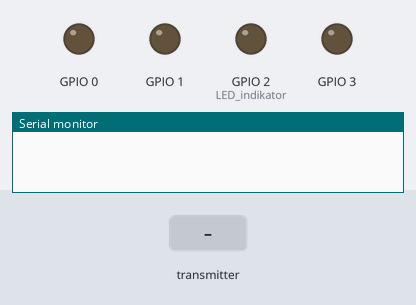
The sketch below on a simulated ESP32. On the bench: output pins drawn as LEDs (lit = HIGH), the last lines printed to the serial monitor. The test bench sets the inputs (shaded band). No radio packets arrive unless stated.

Above: at 1.2 s.
1.3 s: the transmitter starts sending speeds.0 = 0
At 1.9 s:
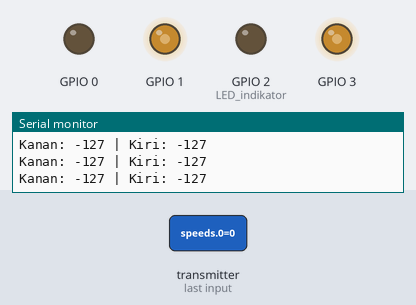
2.8 s: the transmitter starts sending speeds.1 = 64
At 4.0 s:
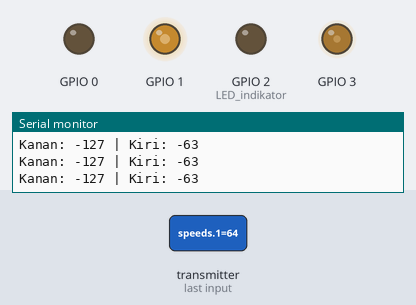
4.3 s: the transmitter starts sending speeds.0 = 64
At 5.4 s:
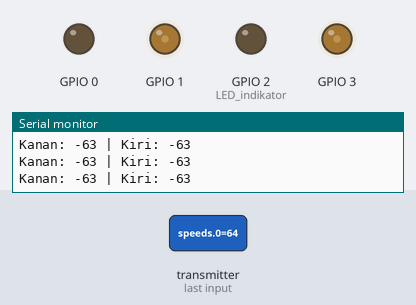
5.8 s: the transmitter starts sending speeds.1 = 0
At 6.5 s:
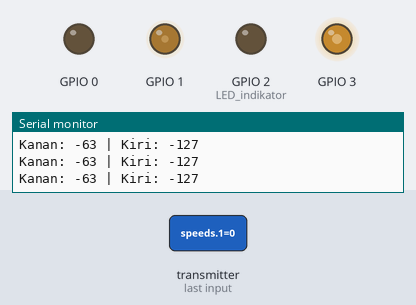
7.3 s: the transmitter starts sending speeds.0 = 128
At 7.7 s:
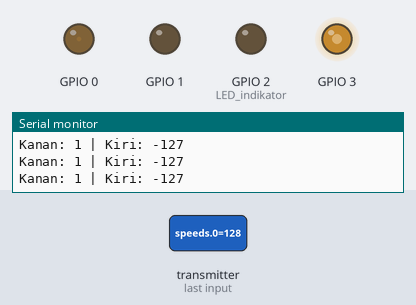
8.8 s: the transmitter starts sending speeds.1 = 128
At 10.0 s:
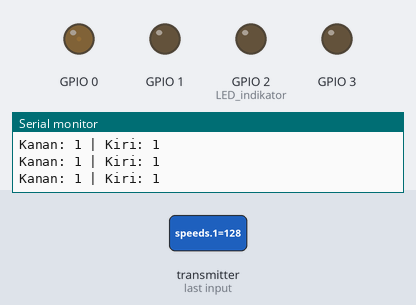
Timing chart, 0 to 11.3 s (numbered marks = the images above; inputs shaded):
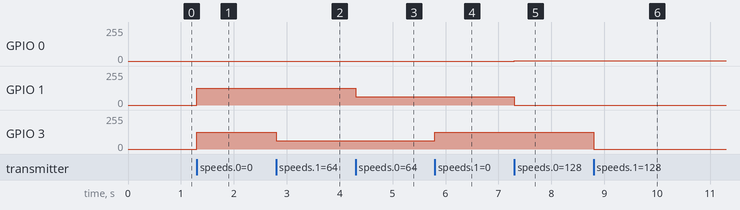

Measured:
- after the input at 1.3 s, GPIO 1, GPIO 3: 0/255 → 127/255 at once
- after the input at 2.8 s, GPIO 3: 127/255 → 63/255 at once
- after the input at 4.3 s, GPIO 1: 127/255 → 63/255 at once
- after the input at 5.8 s, GPIO 3: 63/255 → 127/255 at once
- after the input at 7.3 s, GPIO 0: 0/255 → 1/255 at once; GPIO 1: 63/255 → 0/255 at once
- after the input at 8.8 s, GPIO 3: 127/255 → 0/255 at once

The sketch:

Penerima.ino
```cpp
#include <SPI.h>
#include <nRF24L01.h>
#include <RF24.h>

RF24 radio(4, 5);  // CE, CSN
const byte address[6] = "00001";

// Motor kanan
const int IN1 = 14;
const int IN2 = 27;

// Motor kiri
const int IN3 = 26;
const int IN4 = 25;

void setup() {
  Serial.begin(9600);
  pinMode(2, OUTPUT); // LED indikator

  // PWM setup
  ledcAttach(0, 10000, 8);  // IN1 - Kanan maju
  ledcAttach(1, 10000, 8);  // IN2 - Kanan mundur
  ledcAttach(2, 10000, 8);  // IN3 - Kiri maju
  ledcAttach(3, 10000, 8);  // IN4 - Kiri mundur

  // Bind channel ke pin (otomatis dengan write pertama)
  ledcWrite(0, 0);
  ledcWrite(1, 0);
  ledcWrite(2, 0);
  ledcWrite(3, 0);

  // Radio setup
  radio.begin();
  radio.setPALevel(RF24_PA_LOW);
  radio.setDataRate(RF24_2MBPS);
  radio.setRetries(0, 0);
  radio.setChannel(76);
  radio.disableCRC();
  radio.setAutoAck(false);
  radio.openReadingPipe(1, address);
  radio.startListening();
}

void setMotor(int pwm, int pwmPinA, int pwmPinB, int channelA, int channelB) {
  if (pwm > 0) {
    ledcWrite(channelA, pwm);
    ledcWrite(channelB, 0);
  } else if (pwm < 0) {
    ledcWrite(channelA, 0);
    ledcWrite(channelB, -pwm);
  } else {
    ledcWrite(channelA, 0);
    ledcWrite(channelB, 0); // Stop
  }
}

void loop() {
  byte speeds[2];

  if (radio.available()) {
    digitalWrite(2, HIGH); // LED nyala saat menerima

    radio.read(&speeds, sizeof(speeds));

    int speedR = (int)speeds[0] - 127;
    int speedL = (int)speeds[1] - 127;

    setMotor(speedR, IN1, IN2, 0, 1); // Kanan
    setMotor(speedL, IN3, IN4, 2, 3); // Kiri

    digitalWrite(2, LOW); // LED mati

    // Debug ke serial
    Serial.print("Kanan: ");
    Serial.print(speedR);
    Serial.print(" | Kiri: ");
    Serial.println(speedL);
  }
}
```
